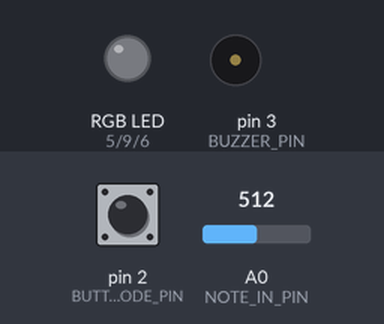
The sketch below on a simulated Arduino Uno, built with avr-gcc and run on an emulated ATmega328P. Parts: an RGB LED mixed from three pins (HIGH = lit), buzzer (waves = sounding). Dashed ring = blinking. Inputs (shaded band) come from the test bench; at power-on: pin 2 (BUTTON_MODE_PIN) LOW, A0 (NOTE_IN_PIN) = 512. Dim RGB values are drawn brighter than linear.

Above: at 1.2 s.
1.3 s: pin 2 (BUTTON_MODE_PIN) pulled HIGH for 1 s
At 3.1 s:
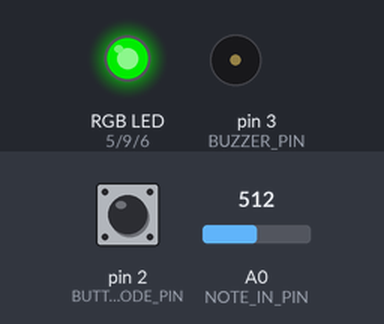
4.3 s: pin 2 (BUTTON_MODE_PIN) pulled HIGH for 0.15 s
At 5.16 s:
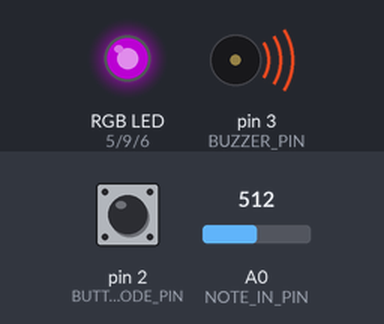
7.3 s: pin 2 (BUTTON_MODE_PIN) pulled HIGH for 0.15 s
At 7.42 s:
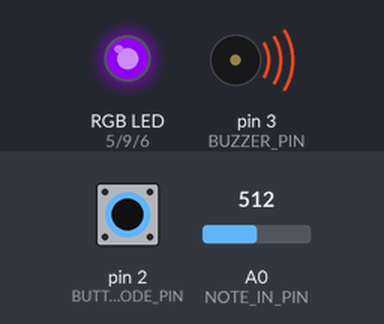
9.0 s: pin 2 (BUTTON_MODE_PIN) pulled HIGH for 3.2 s
At 12.7 s:
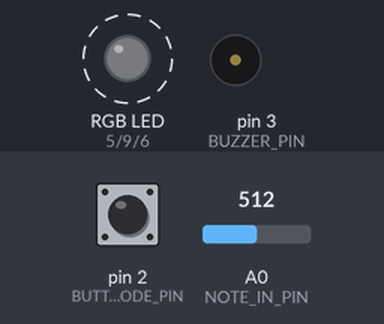
Timing chart, 0 to 14.2 s (numbered marks = the images above; inputs shaded):
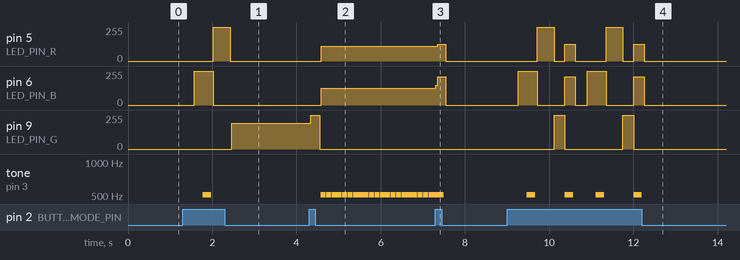

The sketch:

mode-part-1.ino
```cpp
/**********************ETUDE 2 CART 360 2017*******************************
 * WELCOME!
 * THE PURPOSE OF THIS EXERCISE IS TO DESIGN A VERY SIMPLE KEYBOARD (5 KEYS)
 * WHICH ALLOWS YOU TO PLAY LIVE, RECORD, AND PLAYBACK SINGLE NOTES (NO CHORDS).
 * THERE WILL BE A BUTTON WHICH WHEN PRESSED WILL TAKE THE USER TO THE NEXT MODE:
 * THERE ARE 5 POSSIBLE MODES
 * 0 ==  reset    ==   led off == also resets
 * 1 ==  live     ==   led BLUE
 * 2 ==  record   ==   led RED
 * 3 ==  play     ==   led GREEN
 * 4 ==  looper   ==   led PURPLE
 *
 * ADDITIONALLY - WHEN THE USER CHANGES MODE,
 * THE RGB LED WILL CHANGE COLOR (ACCORDING TO THE SPECIFICATIONS)

 * PLEASE FOLLOW THE INSTRUCTIONS IN THE COMMENTS:
 * DO NOT ADD ANY MORE FUNCTION DEFINITIONS
 * ONLY IMPLEMENT THE FUNCTION DEFINITIONS SUPPLIED
 * THERE IS NO NEED TO ADD ANY NEW VARIABLES OR CONSTANTS
 * PROVIDE COMMENTS FOR ANY OF THE CODE IMPLEMENTED
 * GOOD LUCK!
 */

// SEE SHORT ANSWER AT THE BOTTOM

/**** CONSTANTS ********************************************************/

#define BUTTON_MODE_PIN 2 // Button to change the mode

// constants for RGB LED
#define LED_PIN_R 5 // R PIN
#define LED_PIN_G 9 // G PIN
#define LED_PIN_B 6 // B PIN

// constant for note in (button-resistor ladder on breadboard)
#define NOTE_IN_PIN A0

//constant for max number of notes in array
#define MAX_NOTES 16

// a constant for duration
const int duration = 200;

// constant for pin to output for buzzer
#define BUZZER_PIN 3 // PWM

/******** VARIABLES *****************************************************/
// counter for how many notes we have
int countNotes = 0;
int mode = 0; // start at off
// array to hold the notes played (for record/play mode)
int notes [MAX_NOTES];

/*************************************************************************/


/**********************SETUP() DO NOT CHANGE*******************************/
// Declare pin mode for the single digital input
void setup()
{
  pinMode(BUTTON_MODE_PIN, INPUT);
}

/**********************LOOP() DO NOT CHANGE *******************************
 * INSTRUCTIONS:
 * There is NO NEED to change the loop - it establishes the flow of the program
 * We call here 3 functions repeatedly:
 * 1: chooseMode(): this function will determine the mode that your program is in
 * based on if the button (linked to the BUTTON_MODE_PIN) was pressed
 * 2: setRGB(): will set the color of the RGB LED based on the value of the mode variable
 * 3: selectMode(): will determine which function to call based on the value of the mode variable

**************************************************************************/
void loop()
{
  chooseMode();
  setRGB();
  selectMode();
}
/******************CHOOSEMODE(): IMPLEMENT *********************************
 * INSTRUCTIONS:
 * Read the value from the Button (linked to the BUTTON_MODE_PIN) and
 * if is being pressed then change the mode variable.
 * REMEMBER:
 * mode == 0 is reset
 * mode == 1 is live
 * mode == 2 is record
 * mode == 3 is play
 * mode == 4 is loopMode
 * Every time the user presses the button, the program will go to the next mode,
 * once it reaches 4, it should go back to mode == 0.
 * (i.e. if mode ==2 and we press, then mode ==3) ...
**************************************************************************/
void chooseMode(){
  // capture the current button state
  int buttonState = digitalRead(BUTTON_MODE_PIN);

  // test if the mode switch button is pressed
  if (buttonState == 1) {
    // increment the mode by one, and modulo-wrap it around to 0
    mode = (mode + 1) % 5;
    // debouncing without variables!
    delay(250);
  }
}

/******************SETRGB(): IMPLEMENT *********************************
 * INSTRUCTIONS:
 * Depending on the value of the mode variable:
 * if the mode is 0 - RGB LED IS OFF
 * if the mode is 1 - RGB LED IS BLUE
 * if mode is 2 - RGB LED IS RED
 * if mode is 3 - RGB LED IS GREEN
 * if mode is 4 - RGB LED iS PURPLE
 * YOU MUST USE A SWITCH CASE CONSTRUCT (NOT A SERIES OF IF / ELSE STATEMENTS
**************************************************************************/
void setRGB()
{
  // resets all LED component colors
  analogWrite(LED_PIN_B, 0);
  analogWrite(LED_PIN_G, 0);
  analogWrite(LED_PIN_R, 0);

  switch (mode)
  {
    case 1: analogWrite(LED_PIN_B, 255); break; // set blue on live()
    case 2: analogWrite(LED_PIN_R, 255); break; // set red on record()
    case 3: analogWrite(LED_PIN_G, 255); break; // set green on play()

    case 4: // achieves purple with a mix of red and blue on looper()
      analogWrite(LED_PIN_R, 127);
      analogWrite(LED_PIN_B, 212);
      break;

    default: // keeps the LEDs off during reset()
      break;
  }
}
/**********************SELECTMODE() DO NOT CHANGE *******************************
 * INSTRUCTIONS:
 * There is NO NEED to change this function - it selects WHICH function should run based on the mode variable
 * There are 4 possibilities
 * 1: reset(): this function will reset any arrays etc, and will do nothing else
 * 2: live(): this function will play the corresponding notes
 * to the user pressing the respective buttons.
 * NOTE:: the notes played are NOT stored
 * 3: record(): this function will play the corresponding notes
 * to the user pressing the respective buttons
 * AND will STORE up to 16 consecutive notes in an array.
 * 4: play(): this function will playback any notes stored in the array that were recorded
 * in the previous mode
 * 5: loopMode(): this function will playback any notes stored in the array that were recorded,
 * BUT unlike the previous mode, you can choose in which sequence the notes are played.
 * REQUIRED: only play notes from the array (no live stuff)

******************************************************************************/
void selectMode()
{
  if(mode == 0) {
    reset();
  }
  else if(mode == 1) {
    live();
  }
  else if(mode == 2) {
    record();
  }

  else if(mode == 3) {
    play();
  }

   else if(mode == 4) {
    looper();
  }
}
/******************RESET(): IMPLEMENT **************************************
 * INSTRUCTIONS:
 * this function should ensure that any notes recorded are no longer available
**************************************************************************/
void reset()
{
  // the performance implications of zeroing out memory on every iteration of
  // loop() seems excessive.
  memset(notes, 0, sizeof(notes));
  delay(30); // tiny pause, for the health of the chip. :)
}
/******************LIVE(): IMPLEMENT **************************************
 * INSTRUCTIONS:
 * this function will play the corresponding notes
 * to the user pressing the respective buttons
 * NOTE:: the notes played are NOT stored
 * SO: you need read in the input from the analog input (linked to the button-resistor ladder combo)
 * THEN - output the note to the buzzer using the tone() function
**************************************************************************/
void live()
{
  int note = analogRead(NOTE_IN_PIN);
  delay(200); // debouncing
  tone(BUZZER_PIN, note, duration);
}
/******************RECORD(): IMPLEMENT **********************************
 * INSTRUCTIONS:
 * this function will play the corresponding notes
 * to the user pressing the respective buttons
 * AND will STORE up to 16 consecutive notes in an array.
 * SO:you need read in the input from the analog input (linked to the button-resistor ladder combo)
 * AND - output the note to the buzzer using the tone() function
 * THEN store that note in the array  - BE CAREFUL - you can only allow for up to MAX_NOTES to be stored
**************************************************************************/
void record()
{
  int sensedInput = analogRead(NOTE_IN_PIN); // capture the current note, if any
  delay(150); // debouncing

  if (sensedInput > 10) { // simple high-pass

    // get the next place in the array to place a note,
    // another artefact of the no-extra-vars rule.

    // I initially used an iterator variable, but I saw that simply integrating
    // my iterator with this nextAvailableCell var was more concise and expressive
    for (int nextAvailableCell = 0; nextAvailableCell < MAX_NOTES; nextAvailableCell++)
    {
      // bail early if we're at the limit of the tune
      if ( nextAvailableCell == ( MAX_NOTES - 1 ))
      {
        // because this is cheaper than implementing a linked list every loop
        memset(notes, 0, sizeof(notes));
        notes[0] = sensedInput; // write to the beggining of the array
        return;
      }

      // test if current note is uninitialised
      if (notes[nextAvailableCell] == 0) {
        notes[nextAvailableCell] = sensedInput;
        return;
      }
    }
  }
}
/******************PLAY(): IMPLEMENT ************************************
 * INSTRUCTIONS:
 * this function will playback any notes stored in the array that were recorded
 * in the previous mode
 * SO: you need to go through the array of values (be careful - the user may not have put in MAX_NOTES)
 * READ each value IN ORDER
 * AND output each note to the buzzer using the tone() function
 * ALSO: as long as we are in this mode, the notes are played over and over again
 * BE CAREFUL: make sure you allow for the user to get to another mode from the mode button...
**************************************************************************/
void play()
{
  tone(BUZZER_PIN, notes[countNotes], duration);
  countNotes = (countNotes + 1) % MAX_NOTES;
}
/******************LOOPMODE(): IMPLEMENT *********************************
 * INSTRUCTIONS:
 * this function will playback any notes stored in the array that were recorded
 * in the previous mode
 * SO: you need to go through the array of values (be careful - the user may not have put in MAX_NOTES)
 * READ values IN ANY ORDERING (You MUST use the array - but you can determine your own sequence)
 * AND output each note to the buzzer using the tone() function
 * ALSO: as long as we are in this mode, the notes are played over and over again
 * BE CAREFUL: make sure you allow for the user to get to another mode from the mode button...
**************************************************************************/
void looper()
{
  // Being limited to not create any additional global variables outside of
  // these methods is proving to be quite the challenge...

  // captures the current time
  unsigned long currentMillis = millis();
  // bitmasks the long-cast-to-int for the last 4 bits (1111)
  int noteToPlay = currentMillis & 0x8; // returning a number between 0 and 15

  tone(BUZZER_PIN, notes[noteToPlay], duration);
  countNotes = (countNotes + 1) % MAX_NOTES;
}

/**************************************************************************/


/**
 * the resistor ladder (keyboard), mode selector and what is occurring on the Arduino as a voltage.
 * How does the input become audible sound?
 * --
 *
 * The resistor ladder functions as such:
 * Much like a number represented in binary, each node in the ladder adds to those after it.
 * Voltage travels through the ladder, with the output voltage ever smaller (following 1 / (I * R))
 * as the resistors are arranged in series. When one presses a button, the circuit completes at that node,
 * and current will flow through each resistor preceeding that node and ultimately end up in the Arduino.
 *
 * With this we derive the proportional voltage drop over the Arduino's initial 5V out.
 * By feeding these values as PWM duty cycles to the Arduino tone() function, one can produce the 'tone'
 * associated to each resistor ladder. The function takes a frequency as an argument, and then modulates
 * an output signal that is easily reproduced in the diaphram of the piezo speaker.
 *
 * The nature of the ladder makes it so that playing chords is impossible, as each node will close the circuit and
 * render following nodes inert, yet this is sometimes useful for holding a root note and quickly
 * jumping to notes closer to the voltage source on the ladder.
 *
 */
```

Measured:
- after the input at 1.3 s, pin 5 (LED_PIN_R): 0/255 → 255/255 after 0.72 s, → 0/255 0.40 s later; pin 6 (LED_PIN_B): 0/255 → 255/255 after 0.27 s, → 0/255 0.45 s later; pin 9 (LED_PIN_G): 0/255 → 193/255 after 1.2 s; tone on pin 3 (BUZZER_PIN): silent → 512 Hz after 0.47 s, → silent 0.20 s later
- after the input at 4.3 s, pin 5 (LED_PIN_R): 0/255 → 111/255 after 0.29 s; pin 6 (LED_PIN_B): 0/255 → 125/255 after 0.29 s; pin 9 (LED_PIN_G): 193/255 → 255/255 at once, → 0/255 0.21 s later; tone on pin 3 (BUZZER_PIN): alternates 512 Hz for 0.01 s and silent for 0.01 s, starting after 0.28 s
- after the input at 7.3 s, pin 5 (LED_PIN_R): 111/255 → 127/255 after 0.05 s, → 0/255 0.20 s later; pin 6 (LED_PIN_B): 125/255 → 212/255 at once, → 0/255 0.24 s later
- after the input at 9.0 s, pin 5 (LED_PIN_R): 0/255 → 255/255 after 0.72 s, → 0/255 0.40 s later, → 127/255 0.25 s later, → 0/255 0.25 s later, … (8 changes in this stretch); pin 6 (LED_PIN_B): 0/255 → 255/255 after 0.27 s, → 0/255 0.45 s later, → 212/255 0.65 s later, → 0/255 0.25 s later, … (8 changes in this stretch)
